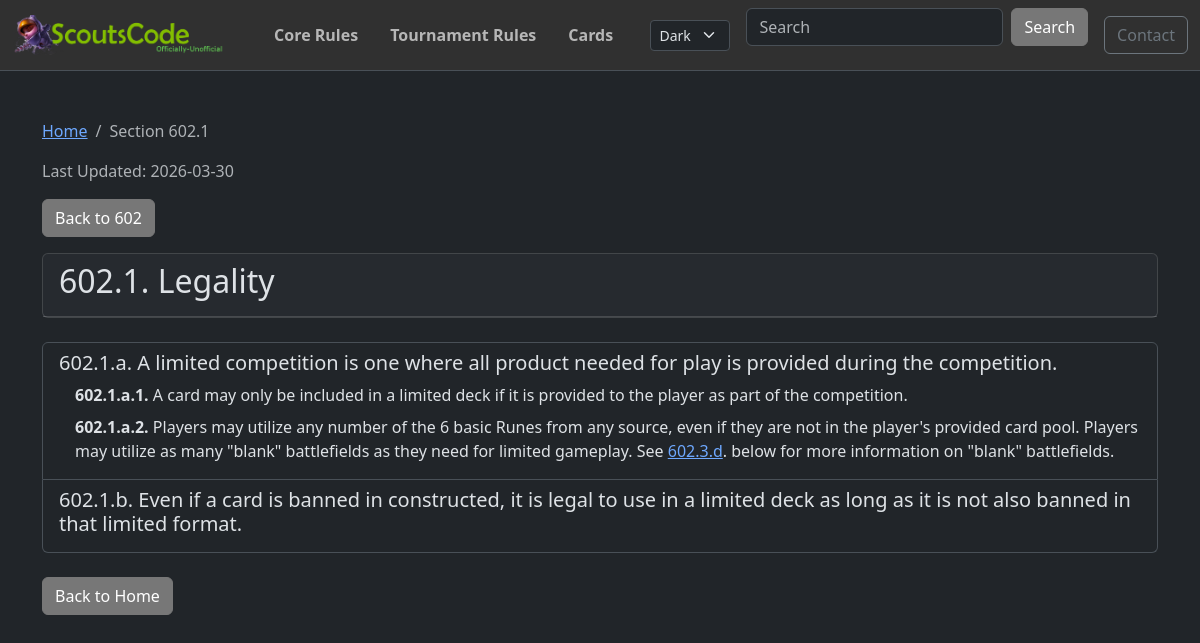
The page /trsections/602.1/ on the database its author committed.
### post/models.py (models this page shows, shortened)
class RuleSection(models.Model):
    RULE_TYPE_CHOICES = [
        ("TR", "Tournament Rules"),
        ("CR", "Comprehensive Rules"),
    ]
    rule_type = models.CharField(max_length=2, choices=RULE_TYPE_CHOICES)
    section = models.CharField(max_length=50, db_index=True)  # e.g., "703.4.a.5"
    text = models.TextField()
    annotations = models.TextField(blank=True, default="")
    parent = models.ForeignKey(
        "self", on_delete=models.CASCADE, null=True, blank=True, related_name="children"
    )
    order = models.IntegerField(default=0)
    class Meta:
        ordering = ["rule_type", "order", "section"]
        unique_together = ["rule_type", "section"]
        indexes = [
            models.Index(fields=["rule_type", "section"]),
            models.Index(fields=["parent", "order"]),
        ]
    def get_top_level_section(self):
        parts = self.section.split(".")
        first_part = parts[0]
        if len(first_part) >= 3:
            return first_part[0] + "00"
        return first_part
    def to_dict(self, include_children=True):
        data = {
            "section": self.section,
            "text": self.text,
            "annotations": self.annotations,
            "children": [],
        }
        if include_children:
            for child in self.children.all():
                data["children"].append(child.to_dict(include_children=True))
        return data

### post/views.py (the view)
# urls.py: path("trsections/<str:section>/", trsection_detail, name="trsection_detail"),
def trsection_detail(request, section):
    try:
        section_obj = RuleSection.objects.prefetch_related(
            "children__children__children__children"
        ).get(rule_type="TR", section=section)
    except RuleSection.DoesNotExist:
        raise Http404(f"Section {section} not found")
    data = section_obj.to_dict()
    top_level = section_obj.get_top_level_section()
    is_top_level = section == top_level
    data = format_section_text(data, section_type="tr")
    parent_section = None
    if section_obj.parent:
        parent_section = section_obj.parent.section
    context = {
        "section": data,
        "json_url": f"/trsections/{top_level}/",
        "is_top_level": is_top_level,
        "parent_section": parent_section,
        "last_updated": get_rules_last_updated("TR"),
    }
    return render(request, "trsection_detail.html", context)

### post/context_processors.py (called while the page is built)
def global_site_data(request):
    data = cache.get("global_site_data")
    if data is not None:
        return data
    copyright_asset = TextAsset.objects.filter(asset_type="copyright").first()
    logo_asset = TextAsset.objects.filter(asset_type="logo").first()
    default_copyright = "© 2025 Copyright "
    data = {
        "copyright_text": copyright_asset.content
        if copyright_asset
        else default_copyright,
        "logo_asset": logo_asset,
        "copyright_asset": copyright_asset,
    }
    cache.set("global_site_data", data, CACHE_TTL)
    return data

### post/views.py (called while the page is built)
def bold_before_colon(text):
    if ":" in text:
        parts = text.split(":", 1)
        return f"<strong>{parts[0]}:</strong>{parts[1]}"
    return text

def format_section_text(section_data, section_type="tr"):
    section_data["text"] = linkify_references(section_data["text"], section_type)
    section_data["text"] = bold_before_colon(section_data["text"])
    for child in section_data.get("children", []):
        child_section_str = child.get("section", "")
        has_letter = any(
            letter in child_section_str for letter in ["a", "b", "c", "d", "e"]
        )
        has_children = len(child.get("children", [])) > 0
        will_be_clickable_link = has_children and not has_letter
        if not will_be_clickable_link:
            child["text"] = linkify_references(child["text"], section_type)
        child["text"] = bold_before_colon(child["text"])
        for grandchild in child.get("children", []):
            format_section_text(grandchild, section_type)
    return section_data

def get_rules_last_updated(rule_type):
    if rule_type in _rules_last_updated_cache:
        return _rules_last_updated_cache[rule_type]
    import os
    if rule_type == "TR":
        metadata_path = os.path.join(
            settings.BASE_DIR, "static/metadata/tr_metadata.json"
        )
    else:
        metadata_path = os.path.join(
            settings.BASE_DIR, "static/metadata/cr_metadata.json"
        )
    try:
        with open(metadata_path, "r", encoding="utf-8") as f:
            metadata = json.load(f)
            result = metadata.get("last_updated", "Unknown")
            if result != "Unknown":
                _rules_last_updated_cache[rule_type] = result
            return result
    except (FileNotFoundError, json.JSONDecodeError):
        return "Unknown"

### post/templates/trsection_detail.html (shortened to what this page needs)
{% extends 'base.html' %}
{% load static %}
{% block content %}
    <div class="trsection-detail">
        <nav aria-label="breadcrumb">
            <ol class="breadcrumb">
                <li class="breadcrumb-item"><a href="/">Home</a></li>
                <li class="breadcrumb-item active" aria-current="page">Section {{ section.section }}</li>
            </ol>
        </nav>
        <p class="text-muted">Last Updated: {{ last_updated }}</p>
        {% if parent_section %}
        <div class="mb-3">
            <a href="/trsections/{{ parent_section }}/" class="btn btn-secondary">
                 Back to {{ parent_section }}
            </a>
        </div>
        {% endif %}
        <div class="card mb-4">
            <div class="card-header">
                <div class="d-flex justify-content-between align-items-start">
                    <h2>{{ section.section }}. {{ section.text|safe }}</h2>
                </div>
            </div>
        </div>
        {% if is_top_level %}
            {% if section.children %}
                <div class="list-group mb-4">
                    {% for child in section.children %}
                        <a href="/trsections/{{ child.section }}/" class="list-group-item list-group-item-action">
                            <h5 class="mb-1"><span class="rule-number">{{ child.section }}.</span> {{ child.text|safe }}</h5>
                        </a>
                    {% endfor %}
                </div>
            {% else %}
                <div class="alert alert-info">This section has no subsections.</div>
            {% endif %}
        {% else %}
            {% if section.children %}
                <div class="list-group mb-4">
                    {% for child in section.children %}
                        {% if 'a' in child.section or 'b' in child.section or 'c' in child.section or 'd' in child.section or 'e' in child.section %}
                            <div class="list-group-item">
                                <div class="d-flex justify-content-between align-items-start">
                                    <h5 class="mb-2">{{ child.section }}. {{ child.text|safe }}</h5>
                                </div>
                                {% if child.children %}
                                    {% for subchild in child.children %}
                                        <div class="ps-3 mb-2">
                                            <div class="d-flex justify-content-between align-items-start">
                                                <div><strong>{{ subchild.section }}.</strong> {{ subchild.text|safe }}</div>
                                            </div>
                                        </div>
                                    {% endfor %}
                                {% endif %}
                            </div>
                        {% endif %}
                    {% endfor %}
                </div>
            {% endif %}
        {% endif %}
        <div class="mt-4">
            <a href="/" class="btn btn-secondary">Back to Home</a>
        </div>
    </div>
{% endblock %}

### static/css/style.css (style rules this page uses)
:root { --custom-primary: #3498db; --custom-secondary: rgb(119, 119, 119); --custom-navbar-color: #303030; }
[data-bs-theme="dark"] { --custom-body-color: #212529; --custom-main-color: #ffffff; }
.btn-secondary { background-color: var(--custom-secondary); border-color: var(--custom-secondary); color: #fff; }

### rows shown on the page
RuleSection: section "602.1", text "Legality"
RuleSection: section "602"
RuleSection: section "602.1.a", text "A limited competition is one where all product needed for play is provided during the competition."
RuleSection: section "602.1.a.1", text "A card may only be included in a limited deck if it is provided to the player as part of the competition."
RuleSection: section "602.1.a.2"
RuleSection: section "602.1.b", text "Even if a card is banned in constructed, it is legal to use in a limited deck as long as it is not also banned in that limited format."

### other values the page prints
{{ last_updated }} "2026-03-30"
